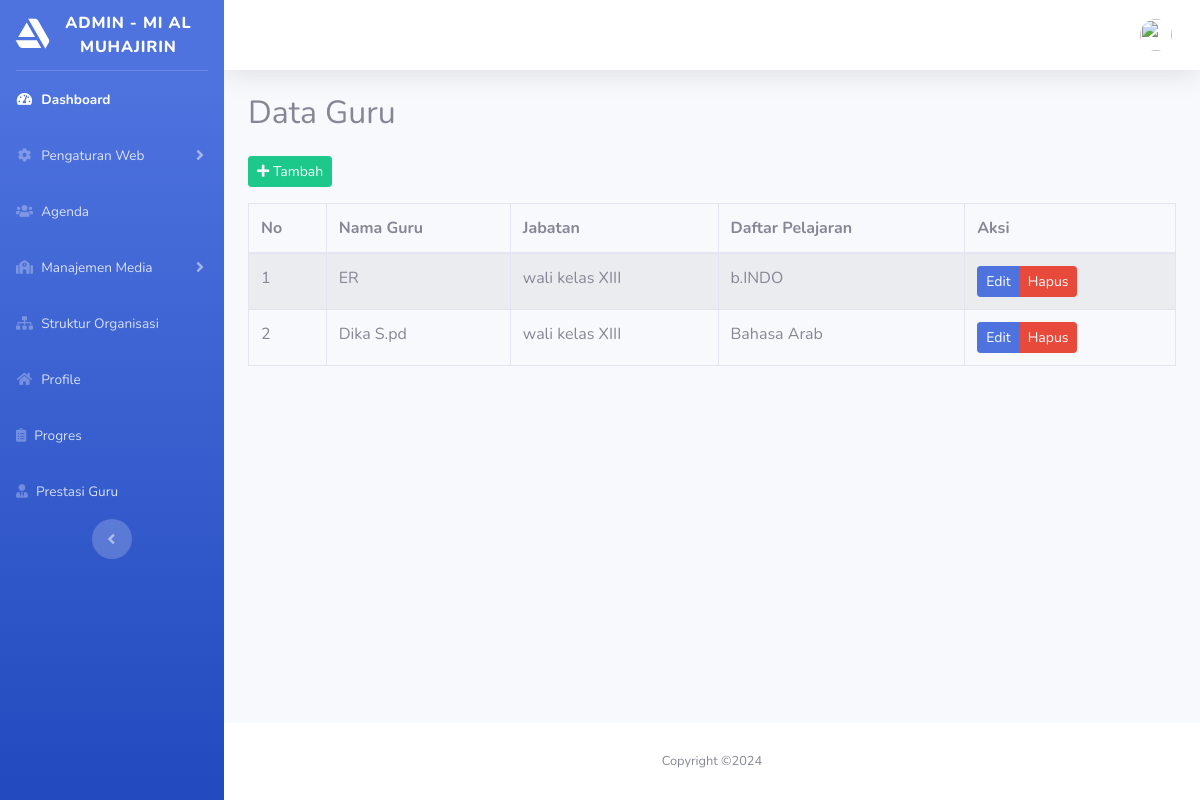
/index.php/guru, run on the app's committed database.
### tables this page shows
CREATE TABLE `menus` (
  `id` int(11) NOT NULL,
  `user_id` int(11) NOT NULL,
  `title` varchar(100) NOT NULL,
  `url` varchar(100) NOT NULL,
  `icon` varchar(100) NOT NULL,
  `is_active` char(1) NOT NULL
);

CREATE TABLE `guru` (
  `id_guru` int(11) NOT NULL,
  `nama_guru` varchar(255) NOT NULL,
  `jabatan` varchar(255) NOT NULL,
  `daftar_pelajaran` varchar(255) NOT NULL
);

### application/controllers/Guru.php (called while the page is built, shortened)
<?php
class Guru extends CI_Controller
{
    public $Guru_model;
    public function __construct()
    {
        $this->load->model('menu_model', 'menu');
        $this->load->model('Guru_model');
        $this->load->library('session');
    }
    public function index()
    {
        $this->load->model('Guru_model');
        $data['data_guru'] = $this->Guru_model->get_all_guru();
        $data['title']        = 'Data Guru';
        $data['page']        = 'guru/index';
        $this->load->view('back/layouts/main', $data);
    }
}

### index.php (called while the page is built, shortened)
<?php
require_once BASEPATH.'core/CodeIgniter.php';

### application/models/Menu_model.php (called while the page is built, shortened)
<?php
class Menu_model extends CI_Model {
	public function getMenu()
	{
		if($this->session->userdata('id') != 1) {
			return $this->db->where('is_active', 'Y')->where('user_id', '2')->get('menus')->result();
		}else{
			return $this->db->where('is_active', 'Y')->get('menus')->result();
		}
	}
	public function getSubmenu($id)
	{
		$this->db->select(['submenus.sub_title', 'submenus.sub_url', 'submenus.is_active']);
		$this->db->from('submenus');
		$this->db->join('menus', 'submenus.menu_id = menus.id');
		$this->db->where('submenus.menu_id', $id);
		$this->db->where('submenus.is_active', 'Y');
		return $this->db->get()->result();
	}
}

### application/models/Guru_model.php (called while the page is built, shortened)
<?php
class Guru_model extends CI_Model {
    public function get_all_guru() {
        $query = $this->db->get('guru');
        return $query->result();
    }
}

### application/views/back/pages/guru/index.php (the view, shortened to what this page needs)
<div class="container">
	<div class="row">
		<div class="col">
			<h2>Data Guru</h2>
		</div>
	</div>
	<div class="row mt-3">
      <div class="col">
         <a href="#" class="btn btn-success btn-sm" data-toggle="modal" data-target="#tambahDataModal">
            <i class="fas fa-plus"></i> Tambah
         </a>
      </div>
   </div>
	<div class="table-responsive mt-3">
      <table class="table table-striped table-bordered"  cellspacing="0" width="100%">
         <thead>
				<tr>
					<th>No</th>
					<th>Nama Guru</th>
					<th>Jabatan</th>
					<th>Daftar Pelajaran</th>
					<th>Aksi</th>
				</tr>
         </thead>
         <tbody>
         <?php $no = 1; ?>
            <?php foreach ($data_guru as $guru): ?>
                <tr>
                    <td><?= $no ?></td>
                    <td><?= htmlspecialchars($guru->nama_guru, ENT_QUOTES, 'UTF-8') ?></td>
                    <td><?= htmlspecialchars($guru->jabatan, ENT_QUOTES, 'UTF-8') ?></td>
                    <td><?= htmlspecialchars($guru->daftar_pelajaran, ENT_QUOTES, 'UTF-8') ?></td>
                    <td>
                        <div class="btn-group" role="group" aria-label="Aksi">
                            <a href="#" class="btn btn-primary btn-sm" data-toggle="modal" data-target="#editDataModal" onclick="setEditData(<?= $guru->id_guru ?>, '<?= $guru->nama_guru ?>', '<?= $guru->jabatan ?>', '<?= $guru->daftar_pelajaran ?>')">Edit</a>
                            <a href="#" class="btn btn-danger btn-sm" data-toggle="modal" data-target="#deleteConfirmModal" onclick="setDeleteLink('<?= base_url('guru/delete/' . $guru->id_guru) ?>')">Hapus</a>
                        </div>
                    </td>
                </tr>
                <?php $no++; ?>
            <?php endforeach; ?>
         </tbody>
      </table>
   </div>
</div>

### application/views/back/layouts/_sidebar.php (shortened to what this page needs)
<ul class="navbar-nav bg-gradient-primary sidebar sidebar-dark accordion" id="accordionSidebar">
	<a class="sidebar-brand d-flex align-items-center justify-content-center" href="<?= base_url('admin') ?>">
		<div class="sidebar-brand-icon">
			<i class="fab fa-artstation"></i>
		</div>
		<div class="sidebar-brand-text mx-2">Admin - MI AL MUHAJIRIN</div>
	</a>
	<hr class="sidebar-divider my-0">
	<li class="nav-item active">
		<a class="nav-link" href="<?= base_url('admin') ?>">
			<i class="fas fa-fw fa-tachometer-alt"></i>
			<span>Dashboard</span></a>
	</li>
	<?php
		$menus = $this->menu->getMenu();
		foreach($menus as $menu) :
			$submenu = $this->menu->getSubmenu($menu->id);
	?>
	<li class="nav-item">
		<?php if($submenu) : ?>
			<a class="nav-link collapsed" href="<?= base_url() ?>" data-toggle="collapse" data-target="#collapse<?= $menu->id ?>" aria-expanded="true" aria-controls="collapse">
				<i class="<?= $menu->icon ?>"></i>
				<span><?= $menu->title ?></span>
			</a>
		<?php else : ?>
			<a class="nav-link" href="<?= base_url() . $menu->url ?>">
				<i class="<?= $menu->icon ?>"></i>
				<span><?= $menu->title ?></span>
			</a>
		<?php endif; ?>
	</li>
	<?php endforeach ?>
	<div class="text-center d-none d-md-inline">
		<button class="rounded-circle border-0" id="sidebarToggle"></button>
	</div>
</ul>

### data on the page
menus: title "Pengaturan Web"
menus: title "Agenda"
menus: title "Manajemen Media"
menus: title "Struktur Organisasi"
menus: title "Profile"
menus: title "Progres"
menus: title "Prestasi Guru"
guru: nama_guru "ER", jabatan "wali kelas XIII", daftar_pelajaran "b.INDO"
guru: nama_guru "Dika S.pd", jabatan "wali kelas XIII", daftar_pelajaran "Bahasa Arab"
